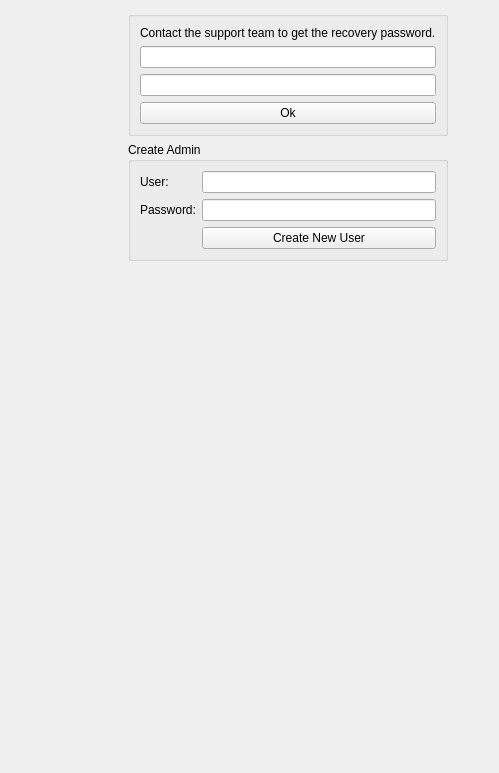
     <widget class="QWidget" name="tabRecovery">
      <attribute name="title">
       <string>Recovery Mode</string>
      </attribute>
      <layout class="QGridLayout" name="gridLayout_28">
       <item row="0" column="1">
        <widget class="QGroupBox" name="groupBox_19">
         <property name="title">
          <string/>
         </property>
         <layout class="QGridLayout" name="gridLayout_27">
          <item row="3" column="0">
           <widget class="QPushButton" name="btnRecovery">
            <property name="text">
             <string>Ok</string>
            </property>
           </widget>
          </item>
          <item row="0" column="0">
           <widget class="QLabel" name="label_79">
            <property name="text">
             <string>Contact the support team to get the recovery password.</string>
            </property>
           </widget>
          </item>
          <item row="1" column="0">
           <widget class="QLineEdit" name="linRecUser"/>
          </item>
          <item row="2" column="0">
           <widget class="QLineEdit" name="linRecPass">
            <property name="echoMode">
             <enum>QLineEdit::Password</enum>
            </property>
           </widget>
          </item>
         </layout>
        </widget>
       </item>
       <item row="2" column="1">
        <spacer name="verticalSpacer_16">
         <property name="orientation">
          <enum>Qt::Vertical</enum>
         </property>
         <property name="sizeHint" stdset="0">
          <size>
           <width>20</width>
           <height>501</height>
          </size>
         </property>
        </spacer>
       </item>
       <item row="0" column="0">
        <spacer name="horizontalSpacer_3">
         <property name="orientation">
          <enum>Qt::Horizontal</enum>
         </property>
         <property name="sizeHint" stdset="0">
          <size>
           <width>117</width>
           <height>20</height>
          </size>
         </property>
        </spacer>
       </item>
       <item row="0" column="2">
        <spacer name="horizontalSpacer_4">
         <property name="orientation">
          <enum>Qt::Horizontal</enum>
         </property>
         <property name="sizeHint" stdset="0">
          <size>
           <width>40</width>
           <height>20</height>
          </size>
         </property>
        </spacer>
       </item>
       <item row="1" column="1">
        <widget class="QGroupBox" name="grbAdmin">
         <property name="title">
          <string>Create Admin</string>
         </property>
         <layout class="QGridLayout" name="gridLayout_29">
          <item row="3" column="0">
           <widget class="QLabel" name="label_81">
            <property name="text">
             <string>Password:</string>
            </property>
           </widget>
          </item>
          <item row="3" column="1">
           <widget class="QLineEdit" name="linAdminPass">
            <property name="echoMode">
             <enum>QLineEdit::Password</enum>
            </property>
           </widget>
          </item>
          <item row="2" column="0">
           <widget class="QLabel" name="label_83">
            <property name="text">
             <string>User:</string>
            </property>
           </widget>
          </item>
          <item row="4" column="1">
           <widget class="QPushButton" name="btnNewAdmin">
            <property name="text">
             <string>Create New User</string>
            </property>
           </widget>
          </item>
          <item row="2" column="1">
           <widget class="QLineEdit" name="linAdminUser"/>
          </item>
         </layout>
        </widget>
       </item>
      </layout>
     </widget>
